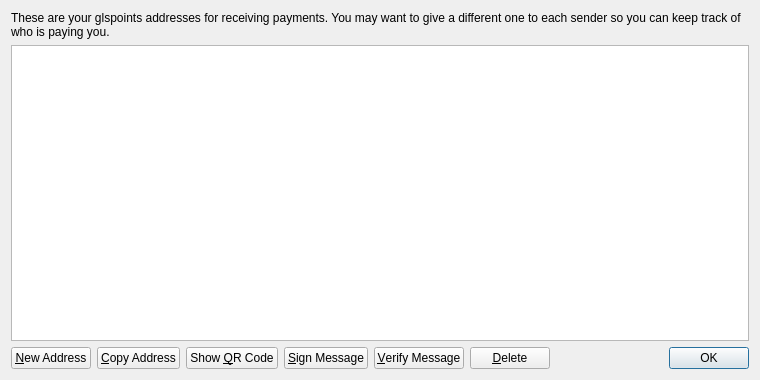
<?xml version="1.0" encoding="UTF-8"?>
<ui version="4.0">
 <class>AddressBookPage</class>
 <widget class="QWidget" name="AddressBookPage">
  <property name="geometry">
   <rect>
    <x>0</x>
    <y>0</y>
    <width>760</width>
    <height>380</height>
   </rect>
  </property>
  <property name="windowTitle">
   <string>Address Book</string>
  </property>
  <layout class="QVBoxLayout" name="verticalLayout">
   <item>
    <widget class="QLabel" name="labelExplanation">
     <property name="text">
      <string>These are your glspoints addresses for receiving payments. You may want to give a different one to each sender so you can keep track of who is paying you.</string>
     </property>
     <property name="textFormat">
      <enum>Qt::PlainText</enum>
     </property>
     <property name="wordWrap">
      <bool>true</bool>
     </property>
    </widget>
   </item>
   <item>
    <widget class="QTableView" name="tableView">
     <property name="contextMenuPolicy">
      <enum>Qt::CustomContextMenu</enum>
     </property>
     <property name="toolTip">
      <string>Double-click to edit address or label</string>
     </property>
     <property name="tabKeyNavigation">
      <bool>false</bool>
     </property>
     <property name="alternatingRowColors">
      <bool>true</bool>
     </property>
     <property name="selectionMode">
      <enum>QAbstractItemView::SingleSelection</enum>
     </property>
     <property name="selectionBehavior">
      <enum>QAbstractItemView::SelectRows</enum>
     </property>
     <property name="sortingEnabled">
      <bool>true</bool>
     </property>
     <attribute name="verticalHeaderVisible">
      <bool>false</bool>
     </attribute>
    </widget>
   </item>
   <item>
    <layout class="QHBoxLayout" name="horizontalLayout">
     <item>
      <widget class="QPushButton" name="newAddressButton">
       <property name="toolTip">
        <string>Create a new address</string>
       </property>
       <property name="text">
        <string>&amp;New Address</string>
       </property>
       <property name="icon">
        <iconset resource="../bitcoin.qrc">
         <normaloff>:/icons/add</normaloff>:/icons/add</iconset>
       </property>
      </widget>
     </item>
     <item>
      <widget class="QPushButton" name="copyToClipboard">
       <property name="toolTip">
        <string>Copy the currently selected address to the system clipboard</string>
       </property>
       <property name="text">
        <string>&amp;Copy Address</string>
       </property>
       <property name="icon">
        <iconset resource="../bitcoin.qrc">
         <normaloff>:/icons/editcopy</normaloff>:/icons/editcopy</iconset>
       </property>
      </widget>
     </item>
     <item>
      <widget class="QPushButton" name="showQRCode">
       <property name="text">
        <string>Show &amp;QR Code</string>
       </property>
       <property name="icon">
        <iconset resource="../bitcoin.qrc">
         <normaloff>:/icons/qrcode</normaloff>:/icons/qrcode</iconset>
       </property>
      </widget>
     </item>
     <item>
      <widget class="QPushButton" name="signMessage">
       <property name="toolTip">
        <string>Sign a message to prove you own a glspoints address</string>
       </property>
       <property name="text">
        <string>&amp;Sign Message</string>
       </property>
       <property name="icon">
        <iconset resource="../bitcoin.qrc">
         <normaloff>:/icons/edit</normaloff>:/icons/edit</iconset>
       </property>
      </widget>
     </item>
     <item>
      <widget class="QPushButton" name="verifyMessage">
       <property name="toolTip">
        <string>Verify a message to ensure it was signed with a specified glspoints address</string>
       </property>
       <property name="text">
        <string>&amp;Verify Message</string>
       </property>
       <property name="icon">
        <iconset resource="../bitcoin.qrc">
         <normaloff>:/icons/transaction_0</normaloff>:/icons/transaction_0</iconset>
       </property>
      </widget>
     </item>
     <item>
      <widget class="QPushButton" name="deleteButton">
       <property name="toolTip">
        <string>Delete the currently selected address from the list. Only sending addresses can be deleted.</string>
       </property>
       <property name="text">
        <string>&amp;Delete</string>
       </property>
       <property name="icon">
        <iconset resource="../bitcoin.qrc">
         <normaloff>:/icons/remove</normaloff>:/icons/remove</iconset>
       </property>
      </widget>
     </item>
     <item>
      <spacer name="horizontalSpacer">
       <property name="orientation">
        <enum>Qt::Horizontal</enum>
       </property>
       <property name="sizeHint" stdset="0">
        <size>
         <width>40</width>
         <height>20</height>
        </size>
       </property>
      </spacer>
     </item>
     <item>
      <widget class="QDialogButtonBox" name="buttonBox">
       <property name="sizePolicy">
        <sizepolicy hsizetype="Maximum" vsizetype="Fixed">
         <horstretch>0</horstretch>
         <verstretch>0</verstretch>
        </sizepolicy>
       </property>
       <property name="standardButtons">
        <set>QDialogButtonBox::Ok</set>
       </property>
      </widget>
     </item>
    </layout>
   </item>
  </layout>
 </widget>
 <resources>
  <include location="../bitcoin.qrc"/>
 </resources>
 <connections/>
</ui>
